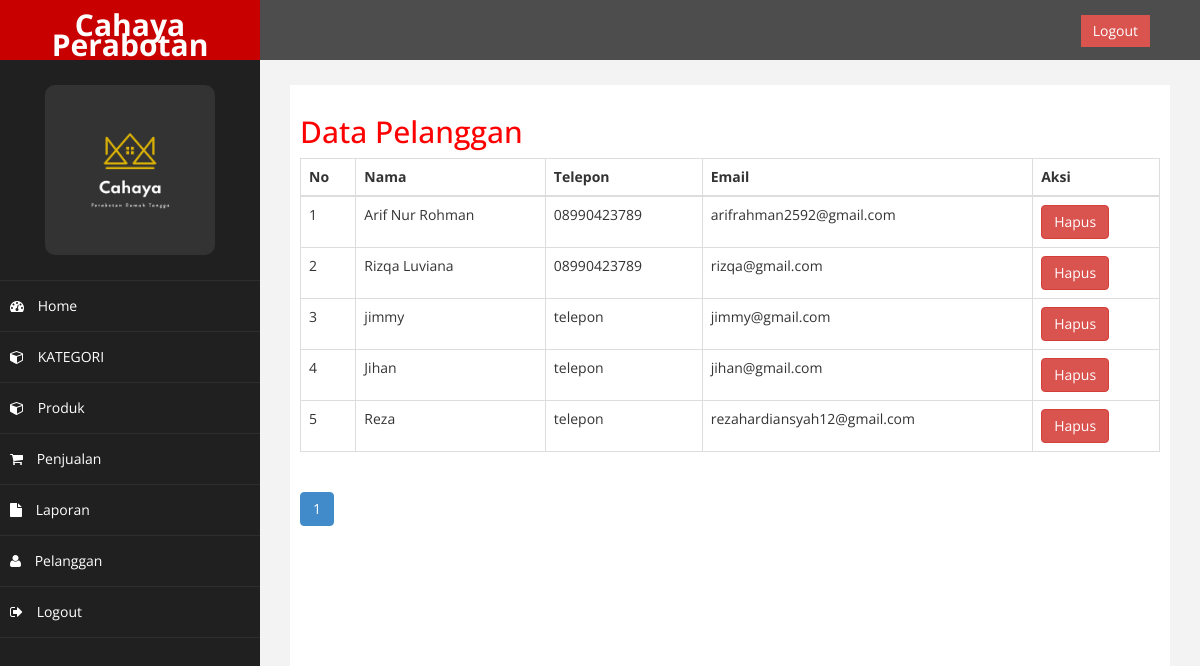
/admin/index.php?halaman=pelanggan, run on the app's committed database.
### tables this page shows
CREATE TABLE `pelanggan` (
  `id_pelanggan` int(11) NOT NULL,
  `email_pelanggan` varchar(100) NOT NULL,
  `password_pelanggan` varchar(50) NOT NULL,
  `nama_pelanggan` varchar(100) NOT NULL,
  `telepon_pelanggan` varchar(25) NOT NULL,
  `alamat_pelanggan` text NOT NULL
);

### admin/pelanggan.php (the view)
<?php
include '../koneksi.php';
$perPage = 6;
$page = isset($_GET['page']) ? (int)$_GET['page'] : 1;
$start = ($page > 1) ? ($page * $perPage) - $perPage : 0;
$total = $koneksi->query("SELECT COUNT(*) as total FROM pelanggan")->fetch_assoc()['total'];
$ambil = $koneksi->query("SELECT * FROM pelanggan LIMIT $start, $perPage");
?>
<h2>Data Pelanggan</h2>
<table class="table table-bordered">
    <thead>
        <tr>
            <th>No</th>
            <th>Nama</th>
            <th>Telepon</th>
            <th>Email</th>
            <th>Aksi</th>
        </tr>
    </thead>
    <tbody>
        <?php
        $nomor = $start + 1;
        while ($pecah = $ambil->fetch_assoc()) {
        ?>
        <tr>
            <td><?php echo $nomor; ?></td>
            <td><?php echo $pecah['nama_pelanggan']; ?></td>
            <td><?php echo $pecah['telepon_pelanggan']; ?></td>
            <td><?php echo $pecah['email_pelanggan']; ?></td>
            <td>
                <a href="hapus_pelanggan.php?id=<?php echo $pecah['id_pelanggan']; ?>" class="btn btn-danger">Hapus</a>
            </td>
        </tr>
        <?php
            $nomor++;
        }
        ?>
    </tbody>
</table>
<nav>
    <ul class="pagination">
        <?php
        $pages = ceil($total / $perPage);
        for ($i = 1; $i <= $pages; $i++) {
        ?>
        <li class="page-item <?php if ($i == $page) echo 'active'; ?>">
            <a class="page-link" href="index.php?halaman=pelanggan&page=<?php echo $i; ?>"><?php echo $i; ?></a>
        </li>
        <?php
        }
        ?>
    </ul>
</nav>

### admin/assets/css/custom.css (style rules this page uses)
body { font-family: 'Open Sans', sans-serif; }
h2 { color: #f00; }

### data on the page
pelanggan: nama_pelanggan "Arif Nur Rohman", telepon_pelanggan "08990423789", email_pelanggan "arifrahman2592@gmail.com"
pelanggan: nama_pelanggan "Rizqa Luviana", telepon_pelanggan "08990423789", email_pelanggan "rizqa@gmail.com"
pelanggan: nama_pelanggan "jimmy", telepon_pelanggan "telepon", email_pelanggan "jimmy@gmail.com"
pelanggan: nama_pelanggan "Jihan", telepon_pelanggan "telepon", email_pelanggan "jihan@gmail.com"
pelanggan: nama_pelanggan "Reza", telepon_pelanggan "telepon", email_pelanggan "rezahardiansyah12@gmail.com"
